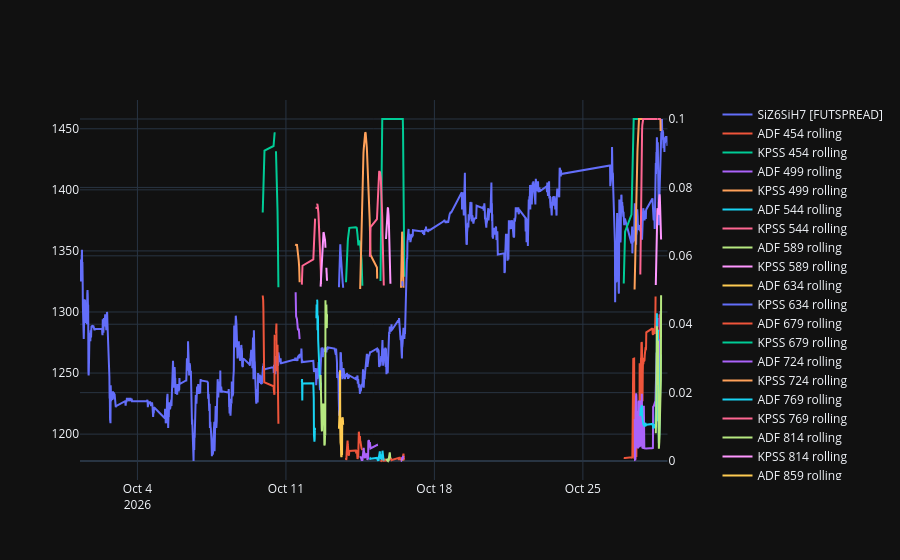

Notebook code for this chart:
### Code cell
import re
import plotly.graph_objects as go
from plotly.subplots import make_subplots

fig = make_subplots(specs=[[{"secondary_y": True}]])
fig.add_trace(go.Scatter(x=df_aug['DATETIME'], y=df_aug['h-cleaned'], name=df_aug['TICKER'].iloc[1]), secondary_y=False)
# числовые суффиксы ADF
suffixes = sorted({match.group(1) for col in df_aug.columns if (match := re.fullmatch(r'ADF\s+(\d+)', col))}, key=int)  # подсказал ИИ

for suffix in suffixes:
    adf_col = f'ADF {suffix}'
    kpss_col = f'KPSS {suffix}'

    if kpss_col not in df_aug.columns:
        continue

    for col in [adf_col, kpss_col]:
        fig.add_trace(go.Scatter(x=df_aug['DATETIME'], y=df_aug[col], name=f'{col} rolling'), secondary_y=True)

fig.show()

### Figure 1 — Plotly figure (JSON) as saved in the notebook; plotly's stock layout.template omitted (floating-point values rounded to 4 significant figures; data arrays with more than 128 entries replaced by an {"elided": "..."} marker saying what was removed)
{"data": [{"name": "SiZ6SiH7 [FUTSPREAD]", "x": {"elided": "1516 str values"}, "y": {"elided": "1516 float values"}, "type": "scatter", "xaxis": "x", "yaxis": "y"}, {"name": "ADF 454 rolling", "x": {"elided": "1516 str values"}, "y": {"elided": "1516 float values"}, "type": "scatter", "xaxis": "x", "yaxis": "y2"}, {"name": "KPSS 454 rolling", "x": {"elided": "1516 str values"}, "y": {"elided": "1516 float values"}, "type": "scatter", "xaxis": "x", "yaxis": "y2"}, {"name": "ADF 499 rolling", "x": {"elided": "1516 str values"}, "y": {"elided": "1516 float values"}, "type": "scatter", "xaxis": "x", "yaxis": "y2"}, {"name": "KPSS 499 rolling", "x": {"elided": "1516 str values"}, "y": {"elided": "1516 float values"}, "type": "scatter", "xaxis": "x", "yaxis": "y2"}, {"name": "ADF 544 rolling", "x": {"elided": "1516 str values"}, "y": {"elided": "1516 float values"}, "type": "scatter", "xaxis": "x", "yaxis": "y2"}, {"name": "KPSS 544 rolling", "x": {"elided": "1516 str values"}, "y": {"elided": "1516 float values"}, "type": "scatter", "xaxis": "x", "yaxis": "y2"}, {"name": "ADF 589 rolling", "x": {"elided": "1516 str values"}, "y": {"elided": "1516 float values"}, "type": "scatter", "xaxis": "x", "yaxis": "y2"}, {"name": "KPSS 589 rolling", "x": {"elided": "1516 str values"}, "y": {"elided": "1516 float values"}, "type": "scatter", "xaxis": "x", "yaxis": "y2"}, {"name": "ADF 634 rolling", "x": {"elided": "1516 str values"}, "y": {"elided": "1516 float values"}, "type": "scatter", "xaxis": "x", "yaxis": "y2"}, {"name": "KPSS 634 rolling", "x": {"elided": "1516 str values"}, "y": {"elided": "1516 float values"}, "type": "scatter", "xaxis": "x", "yaxis": "y2"}, {"name": "ADF 679 rolling", "x": {"elided": "1516 str values"}, "y": {"elided": "1516 float values"}, "type": "scatter", "xaxis": "x", "yaxis": "y2"}, {"name": "KPSS 679 rolling", "x": {"elided": "1516 str values"}, "y": {"elided": "1516 float values"}, "type": "scatter", "xaxis": "x", "yaxis": "y2"}, {"name": "ADF 724 rolling", "x": {"elided": "1516 str values"}, "y": {"elided": "1516 float values"}, "type": "scatter", "xaxis": "x", "yaxis": "y2"}, {"name": "KPSS 724 rolling", "x": {"elided": "1516 str values"}, "y": {"elided": "1516 float values"}, "type": "scatter", "xaxis": "x", "yaxis": "y2"}, {"name": "ADF 769 rolling", "x": {"elided": "1516 str values"}, "y": {"elided": "1516 float values"}, "type": "scatter", "xaxis": "x", "yaxis": "y2"}, {"name": "KPSS 769 rolling", "x": {"elided": "1516 str values"}, "y": {"elided": "1516 float values"}, "type": "scatter", "xaxis": "x", "yaxis": "y2"}, {"name": "ADF 814 rolling", "x": {"elided": "1516 str values"}, "y": {"elided": "1516 float values"}, "type": "scatter", "xaxis": "x", "yaxis": "y2"}, {"name": "KPSS 814 rolling", "x": {"elided": "1516 str values"}, "y": {"elided": "1516 float values"}, "type": "scatter", "xaxis": "x", "yaxis": "y2"}, {"name": "ADF 859 rolling", "x": {"elided": "1516 str values"}, "y": {"elided": "1516 float values"}, "type": "scatter", "xaxis": "x", "yaxis": "y2"}, {"name": "KPSS 859 rolling", "x": {"elided": "1516 str values"}, "y": {"elided": "1516 float values"}, "type": "scatter", "xaxis": "x", "yaxis": "y2"}], "layout": {"xaxis": {"anchor": "y", "domain": [0.0, 0.94]}, "yaxis": {"anchor": "x", "domain": [0.0, 1.0]}, "yaxis2": {"anchor": "x", "overlaying": "y", "side": "right"}}}
